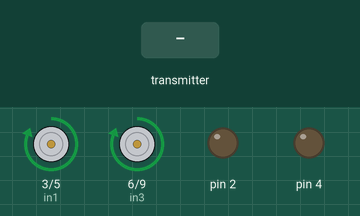
The sketch below on a simulated Arduino Uno, built with avr-gcc and run on an emulated ATmega328P. Parts: motor-driver pin pairs drawn as motors (green arrow = first pin HIGH = forward, orange = second pin HIGH = backward, longer = more drive), output pins drawn as LEDs (lit = HIGH). The inputs (shaded band) are chosen by the test bench. No radio packets arrive unless stated.

Above: at 1.2 s.
1.3 s: the transmitter starts sending axis_x = 256
At 2.5 s:
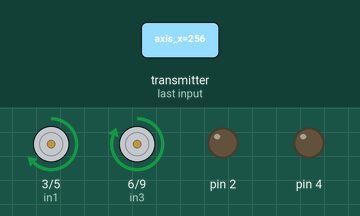
2.8 s: the transmitter starts sending axis_y = 512
At 4.0 s:
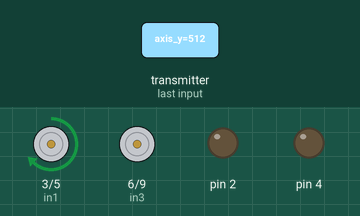
4.3 s: the transmitter starts sending axis_x = 0
At 5.4 s:
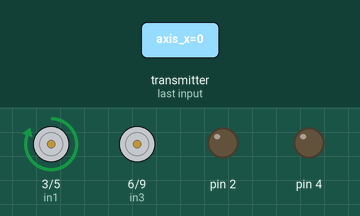
5.8 s: the transmitter starts sending axis_y = 0
At 7.0 s:
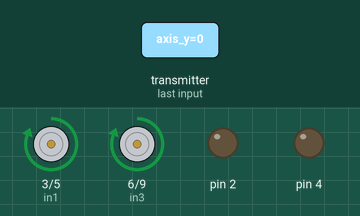
7.3 s: the transmitter starts sending axis_x = 512
At 8.5 s:
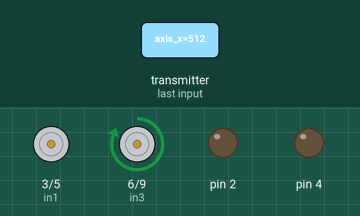
8.8 s: the transmitter starts sending axis_y = 1023
At 10.0 s:
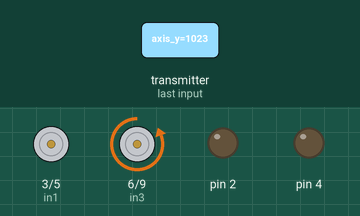
Timing chart, 0 to 11.3 s (numbered marks = the images above; inputs shaded):
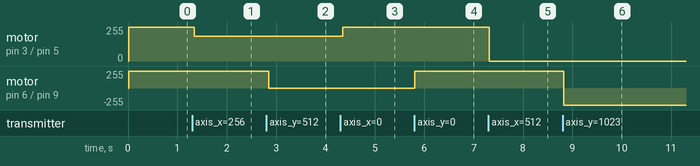

The sketch:

rc-alici.ino
```cpp
#include <SPI.h>
#include "RF24.h"

RF24 radio(8, 7);
const uint64_t pipe = 0xE8E8F0F0E1LL;

//Joystick input variables
int joyValueMax = 1023;
int joyValueMin = 0;
int joyValueMid = 508;
int joyValueMidUpper = joyValueMid + 15;
int joyValueMidLower = joyValueMid - 15;

int in1 = 3;
int in2 = 5;
int in3 = 6;
int in4 = 9;

struct MyData {
  int axis_x;
  int axis_y;
  int axis_1;
  byte axis_2;
};

MyData data;

void setup() {
  pinMode(in1, OUTPUT);
  pinMode(in2, OUTPUT);
  pinMode(in3, OUTPUT);
  pinMode(in4, OUTPUT);
  pinMode(2, OUTPUT);
  pinMode(4, OUTPUT);
  radio.begin();
  radio.openReadingPipe(1, pipe);
  radio.startListening();
}

void loop(void) {
  while (radio.available()) {
    radio.read(&data, sizeof(MyData));
  }
  if (data.axis_1 == 1) {
    digitalWrite(2, HIGH);
    digitalWrite(4, HIGH);
  } else {
    digitalWrite(2, LOW);
    digitalWrite(4, LOW);
  }
  if (data.axis_x > joyValueMidUpper) {
    int ileri_Speed = map(data.axis_x, joyValueMidUpper, joyValueMax, 120, 255);
    analogWrite(in2, ileri_Speed);
    analogWrite(in1, 0);
  } else if (data.axis_x < joyValueMidLower) {
    int geri_Speed = map(data.axis_x, joyValueMidLower, joyValueMin, 120, 255);
    analogWrite(in2, 0);
    analogWrite(in1, geri_Speed);
  } else {
    analogWrite(in1, 0);
    analogWrite(in2, 0);
  }
  if (data.axis_y > joyValueMidUpper) {
    analogWrite(in4, 255);
    analogWrite(in3, 0);
  } else if (data.axis_y < joyValueMidLower) {
    analogWrite(in4, 0);
    analogWrite(in3, 255);
  } else {
    analogWrite(in3, 0);
    analogWrite(in4, 0);
  }
  delay(50);
}
```

Measured:
- after the input at 1.3 s, motor on pin 3 (in1) / pin 5 (in2): forward 255/255 → forward 184/255 at once
- after the input at 2.8 s, motor on pin 6 (in3) / pin 9 (in4): forward 255/255 → stopped after 0.05 s
- after the input at 4.3 s, motor on pin 3 (in1) / pin 5 (in2): forward 184/255 → forward 255/255 after 0.05 s
- after the input at 5.8 s, motor on pin 6 (in3) / pin 9 (in4): stopped → forward 255/255 at once
- after the input at 7.3 s, motor on pin 3 (in1) / pin 5 (in2): forward 255/255 → stopped at once
- after the input at 8.8 s, motor on pin 6 (in3) / pin 9 (in4): forward 255/255 → backward 255/255 at once
